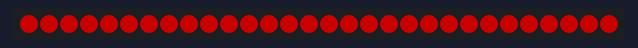
Simulated run of this sketch. Board: Arduino Uno, built with avr-gcc and run on an emulated ATmega328P. Shown: 30 RGB LEDs in strip order, left to right. Dim RGB values are drawn brighter than linear.

Above: at 1.2 s.
At 106.8 s:
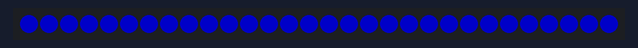

Measured:
- what the display in image 0 shows lasts 10.0 s, from 1.2 s to 11.2 s

The sketch:

main.ino
```cpp
#include <Adafruit_NeoPixel.h> // led

// 기본값
#define MAXPIN 14
#define NUMPIXELS 30
#define SECTOR_NUM 36
#define MODE2_SECTOR 18

// 섹터 구조체
typedef struct sector { // parking sector
    int sector_num;

    int width[2];
    int height[2];
      //한 섹터의 가로 세로의 시작 픽셀의 인덱스를 저장함.
    // 0 -> start
    // 1 -> finish

    int i_select[2];
    int j_select[2];
      // 사용하려는 픽셀 줄의 번호를 가르킴.
    // up -> down
    // right -> left

}Sector;


Sector s[36]; //주차 공간을 가르킴 6*6
Sector s2[18];//MODE 2에 사용할 주차 공간 (3*6)

int num=22; //핀 번호 시작
int pin_num[MAXPIN]; // used pin NeoPIXEL (사용하는 14개의 핀)
Adafruit_NeoPixel selector = Adafruit_NeoPixel(NUMPIXELS, 22, NEO_GRB + NEO_KHZ800);


// 가로 0, 1, 2, 3, 4, 5, 6
// 세로 7, 8, 9, 10, 11, 12, 13


/* ------------ init ------------ */

// setup
void init_led();
void init_sector();
void init_TwoSector();
void led_main();
void select(int n);


// bright
void bright_all();
void bright_all2();
void bright_off();
void bright_all_sector();
void bright_sector(int sector_num);
void bright_all_twoSector(); //MODE 2
void bright_twoSector(int sector_num);
void bright_heliport(); //MODE 3

// mode
void mode(int n);
void example();

// serial
int serial_input();


/* ------------ main ------------ */
void setup()
{
  Serial.begin(9600);
  init_led();
  init_sector();
  init_TwoSector();
}

void loop()
{
  led_main(); //섹터마다 어떻게 제어할지 조건문 같은 거 넣을 거
}

/* ------------ function ------------ */
void led_main()
{
  //int inNum = Serial.parseInt();
  //Serial.println(inNum);
  //inNUM = serial_input();
  //mode(inNum);
  example();
}
int serial_input()
{
  char cmd;
  if(Serial.available()){
    cmd = Serial.read();
    return (int)cmd;
  }
}

void example()
{
  // mode 0
  bright_all();
  delay(10000);
  bright_off();

  // mode 1
  bright_allsector();
  delay(10000);
  bright_off();

  // mode 2
  bright_all2();
  delay(10000);
  bright_off();

  // mode 3
  bright_heliport();
  delay(10000);
  bright_off();
}
void mode(int n)
{
  if (n == 1) {
    bright_all();
    delay(10000);
  }
  else if (n == 2){
    bright_all2();
    delay(10000);
  }
  else if (n == 3){
    bright_heliport();
    delay(10000);
  }

  bright_off();
}
/* ------------ init func ------------ */
void init_led() //LED 초기화
{
  // pinMode
   for (int i = 0; i < MAXPIN; i++){
    pin_num[i] = num++;
  }

  for (int i = 0; i < MAXPIN; i++){
    pinMode(pin_num[i], OUTPUT);
  }
  // This initializes the NeoPixel library.
  bright_off();
}


void init_sector()
{
    // init up & down
    int width_start[4] = { 0, 5, 10, 15 };
    int width_finish[4] = { 6, 10, 15, 20 };

    // init left & right
    int height_start[2] = { 18, 1 };
    int height_finish[2] = { 27, 8 };

    // init basis
    int led_line_i_select[4] = { 0, 1, 2, 3 };
    int led_line_j_select[5] = { 4, 5, 6, 7, 8 };

    // init sector_num
    for (int i = 0; i < SECTOR_NUM; i++) {
        // sector_num
        s[i].sector_num = i;

        // start & finish
        s[i].width[0] = width_start[i % 4];
        s[i].width[1] = width_finish[i % 4];
        s[i].height[0] = height_start[i / 4];
        s[i].height[1] = height_finish[i / 4];

        // up& down
        s[i].i_select[0] = led_line_i_select[i / 4 * 2];
        s[i].i_select[1] = led_line_i_select[i / 4 * 2 + 1];

        // left & right
        s[i].j_select[0] = led_line_j_select[i % 4];
        s[i].j_select[1] = led_line_j_select[i % 4 + 1];
    }
}

void init_TwoSector(){
  //init up&down
  int width_start[3] = {18,12,6};
  int width_finish[3] = {12,6,0};

  //init left&right
  int height_start[6] = {0,5,10,15,20,25};
  int height_finish[6] = {5,10,15,19,24,30};

  // init led_line<-pin num index
  int led_line_i_select[7]={0,1,2,3,4,5,6};
  int led_line_j_select[4]={13,11,9,7};

  for(int i=0;i<MODE2_SECTOR;i++){
    //재배치한 sector
    s2[i].sector_num=i;

    //넓이와 높이 설정
    s2[i].width[0]=width_start[i%3];
    s2[i].width[1]=width_finish[i%3];

    s2[i].height[0]=height_start[i/3];
    s2[i].height[1]=height_finish[i/3];

    //가로 led 선택
    s2[i].i_select[0] = led_line_i_select[i / 3];
    s2[i].i_select[1] = led_line_i_select[i /3+ 1];

    //세로 led 선택
    s2[i].j_select[0] = led_line_j_select[i % 3];
    s2[i].j_select[1] = led_line_j_select[i %3+ 1];
  }
}

/* ------------ select func ------------ */

void select(int n)
{
  selector = Adafruit_NeoPixel(NUMPIXELS, pin_num[n], NEO_GRB + NEO_KHZ800);
  selector.begin();
  //selector.show();
}

/* ------------ bright ------------ */
void bright_all() // Red
{
  for(int i = 0; i < MAXPIN; i++){
    select(i);
    colorWipe(selector.Color(100,0,0), 0, i);
  }
}

void bright_all2() // Green
{
  for(int i = 0; i < MAXPIN / 2; i++){
    select(i);
    colorWipe(selector.Color(0,50,0), 0, i);
  }
  for(int i = 7; i < MAXPIN; i+=2){
    select(i);
    colorWipe(selector.Color(0,50,0), 0, i);
  }
}
void bright_off()
{
  for(int i = 0; i < MAXPIN; i++){
    select(i);
    colorWipe(selector.Color(0,0,0), 0, i);
  }
}

/*------------- MODE1 : bright sector ---------------*/

void bright_allsector()
{
  for (int i = 0; i < SECTOR_NUM; i++){
     bright_sector(i);
  }
}

void bright_sector(int sector_num)
{
  // up & down
  select(s[sector_num].i_select[0]);
  colorWipeScope(selector.Color(0,0,100), 0, s[sector_num].i_select[0], s[sector_num].width[0], s[sector_num].width[1]);
  select(s[sector_num].i_select[1]);
  colorWipeScope(selector.Color(0,0,100), 0, s[sector_num].i_select[1], s[sector_num].width[0], s[sector_num].width[1]);


  // left & right
  select(s[sector_num].j_select[0]);
  colorWipeScope(selector.Color(0,0,100), 0, s[sector_num].j_select[0], s[sector_num].height[0], s[sector_num].height[1]);
  select(s[sector_num].j_select[0]);
  colorWipeScope(selector.Color(0,0,100), 0, s[sector_num].j_select[1], s[sector_num].height[0], s[sector_num].height[1]);
}

/*------------- MODE2 : bright two sector ---------------*/

void bright_twoSector(int sector_num)
{
  // up & down
  colorWipeScope(selector.Color(0,0,100), 0, s2[sector_num].i_select[0], s2[sector_num].width[1], s2[sector_num].width[0]);
  colorWipeScope(selector.Color(0,0,100), 0, s2[sector_num].i_select[1], s2[sector_num].width[1], s2[sector_num].width[0]);

  // right & left
  colorWipeScope(selector.Color(0,0,100), 0, s2[sector_num].j_select[0], s2[sector_num].height[0], s2[sector_num].height[1]);
  colorWipeScope(selector.Color(0,0,100), 0, s2[sector_num].j_select[1], s2[sector_num].height[0], s2[sector_num].height[1]);

  //delay(1000); //1초 동안 지속 후 섹터 불 끄기
  //bright_off();
}

void bright_all_twoSector() //MODE 2
{
  for (int i = 0 ; i < MODE2_SECTOR ; i++){
    bright_twoSector(i);
  }
}

/*------------- MODE3 : bright emergency ---------------*/

void bright_heliport() //MODE 3
{
  //전체 영역
  colorWipe(selector.Color(0,0,100), 0,0);
  colorWipe(selector.Color(0,0,100), 0,6);
  colorWipe(selector.Color(0,0,100), 0,7);
  colorWipe(selector.Color(0,0,100), 0,13);
  //H 표시 가로선
  colorWipeScope(selector.Color(0,0,100), 0,3,6,12);
  //H 표시 세로선
  colorWipeScope(selector.Color(0,0,100), 0,11,10,20);
  colorWipeScope(selector.Color(0,0,100),0,9,10,20);
}

/*------------- colorwipe ---------------*/

void colorWipe(uint32_t c, uint16_t wait, int n)
{
  select(n);
  for (int i = 0; i < NUMPIXELS; i++){
    selector.setPixelColor(i,c);
    selector.show();
    delay(wait);
  }
}
void colorWipeScope(uint32_t c, uint16_t wait, int n, int start, int finish)
{
  select(n);
  for (int i = start; i < finish; i++){
    selector.setPixelColor(i,c);
    selector.show();
    delay(wait);
  }
}
```
